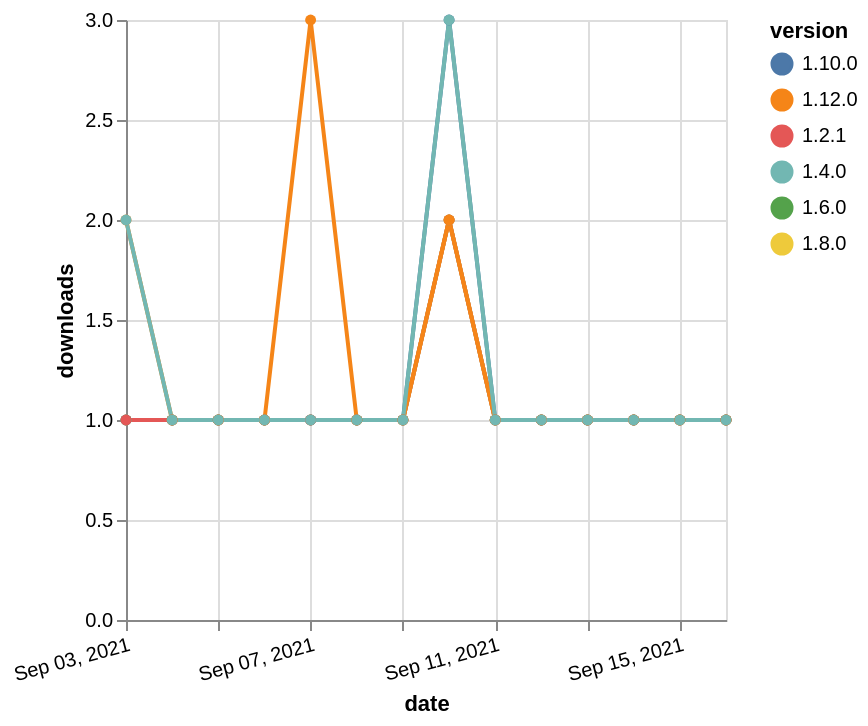

Vega-Lite specification for this chart:
### Vega-Lite specification from a JSON file in a GitHub repository (floating-point values rounded to 4 significant figures)
{"$schema": "https://vega.github.io/schema/vega-lite/v5.json", "description": "A simple bar chart with embedded data.", "data": {"values": [{"date": "2021-09-03", "total": 193, "delta": 1, "version": "1.6.0"}, {"date": "2021-09-04", "total": 194, "delta": 1, "version": "1.6.0"}, {"date": "2021-09-05", "total": 195, "delta": 1, "version": "1.6.0"}, {"date": "2021-09-06", "total": 196, "delta": 1, "version": "1.6.0"}, {"date": "2021-09-07", "total": 197, "delta": 1, "version": "1.6.0"}, {"date": "2021-09-08", "total": 198, "delta": 1, "version": "1.6.0"}, {"date": "2021-09-09", "total": 199, "delta": 1, "version": "1.6.0"}, {"date": "2021-09-10", "total": 201, "delta": 2, "version": "1.6.0"}, {"date": "2021-09-11", "total": 202, "delta": 1, "version": "1.6.0"}, {"date": "2021-09-12", "total": 203, "delta": 1, "version": "1.6.0"}, {"date": "2021-09-13", "total": 204, "delta": 1, "version": "1.6.0"}, {"date": "2021-09-14", "total": 205, "delta": 1, "version": "1.6.0"}, {"date": "2021-09-15", "total": 206, "delta": 1, "version": "1.6.0"}, {"date": "2021-09-16", "total": 207, "delta": 1, "version": "1.6.0"}, {"date": "2021-09-03", "total": 171, "delta": 1, "version": "1.8.0"}, {"date": "2021-09-04", "total": 172, "delta": 1, "version": "1.8.0"}, {"date": "2021-09-05", "total": 173, "delta": 1, "version": "1.8.0"}, {"date": "2021-09-06", "total": 174, "delta": 1, "version": "1.8.0"}, {"date": "2021-09-07", "total": 175, "delta": 1, "version": "1.8.0"}, {"date": "2021-09-08", "total": 176, "delta": 1, "version": "1.8.0"}, {"date": "2021-09-09", "total": 177, "delta": 1, "version": "1.8.0"}, {"date": "2021-09-10", "total": 179, "delta": 2, "version": "1.8.0"}, {"date": "2021-09-11", "total": 180, "delta": 1, "version": "1.8.0"}, {"date": "2021-09-12", "total": 181, "delta": 1, "version": "1.8.0"}, {"date": "2021-09-13", "total": 182, "delta": 1, "version": "1.8.0"}, {"date": "2021-09-14", "total": 183, "delta": 1, "version": "1.8.0"}, {"date": "2021-09-15", "total": 184, "delta": 1, "version": "1.8.0"}, {"date": "2021-09-16", "total": 185, "delta": 1, "version": "1.8.0"}, {"date": "2021-09-03", "total": 210, "delta": 1, "version": "1.10.0"}, {"date": "2021-09-04", "total": 211, "delta": 1, "version": "1.10.0"}, {"date": "2021-09-05", "total": 212, "delta": 1, "version": "1.10.0"}, {"date": "2021-09-06", "total": 213, "delta": 1, "version": "1.10.0"}, {"date": "2021-09-07", "total": 214, "delta": 1, "version": "1.10.0"}, {"date": "2021-09-08", "total": 215, "delta": 1, "version": "1.10.0"}, {"date": "2021-09-09", "total": 216, "delta": 1, "version": "1.10.0"}, {"date": "2021-09-10", "total": 219, "delta": 3, "version": "1.10.0"}, {"date": "2021-09-11", "total": 220, "delta": 1, "version": "1.10.0"}, {"date": "2021-09-12", "total": 221, "delta": 1, "version": "1.10.0"}, {"date": "2021-09-13", "total": 222, "delta": 1, "version": "1.10.0"}, {"date": "2021-09-14", "total": 223, "delta": 1, "version": "1.10.0"}, {"date": "2021-09-15", "total": 224, "delta": 1, "version": "1.10.0"}, {"date": "2021-09-16", "total": 225, "delta": 1, "version": "1.10.0"}, {"date": "2021-09-03", "total": 254, "delta": 1, "version": "1.2.1"}, {"date": "2021-09-04", "total": 255, "delta": 1, "version": "1.2.1"}, {"date": "2021-09-05", "total": 256, "delta": 1, "version": "1.2.1"}, {"date": "2021-09-06", "total": 257, "delta": 1, "version": "1.2.1"}, {"date": "2021-09-07", "total": 258, "delta": 1, "version": "1.2.1"}, {"date": "2021-09-08", "total": 259, "delta": 1, "version": "1.2.1"}, {"date": "2021-09-09", "total": 260, "delta": 1, "version": "1.2.1"}, {"date": "2021-09-10", "total": 262, "delta": 2, "version": "1.2.1"}, {"date": "2021-09-11", "total": 263, "delta": 1, "version": "1.2.1"}, {"date": "2021-09-12", "total": 264, "delta": 1, "version": "1.2.1"}, {"date": "2021-09-13", "total": 265, "delta": 1, "version": "1.2.1"}, {"date": "2021-09-14", "total": 266, "delta": 1, "version": "1.2.1"}, {"date": "2021-09-15", "total": 267, "delta": 1, "version": "1.2.1"}, {"date": "2021-09-16", "total": 268, "delta": 1, "version": "1.2.1"}, {"date": "2021-09-03", "total": 130, "delta": 2, "version": "1.12.0"}, {"date": "2021-09-04", "total": 131, "delta": 1, "version": "1.12.0"}, {"date": "2021-09-05", "total": 132, "delta": 1, "version": "1.12.0"}, {"date": "2021-09-06", "total": 133, "delta": 1, "version": "1.12.0"}, {"date": "2021-09-07", "total": 136, "delta": 3, "version": "1.12.0"}, {"date": "2021-09-08", "total": 137, "delta": 1, "version": "1.12.0"}, {"date": "2021-09-09", "total": 138, "delta": 1, "version": "1.12.0"}, {"date": "2021-09-10", "total": 140, "delta": 2, "version": "1.12.0"}, {"date": "2021-09-11", "total": 141, "delta": 1, "version": "1.12.0"}, {"date": "2021-09-12", "total": 142, "delta": 1, "version": "1.12.0"}, {"date": "2021-09-13", "total": 143, "delta": 1, "version": "1.12.0"}, {"date": "2021-09-14", "total": 144, "delta": 1, "version": "1.12.0"}, {"date": "2021-09-15", "total": 145, "delta": 1, "version": "1.12.0"}, {"date": "2021-09-16", "total": 146, "delta": 1, "version": "1.12.0"}, {"date": "2021-09-03", "total": 346, "delta": 2, "version": "1.4.0"}, {"date": "2021-09-04", "total": 347, "delta": 1, "version": "1.4.0"}, {"date": "2021-09-05", "total": 348, "delta": 1, "version": "1.4.0"}, {"date": "2021-09-06", "total": 349, "delta": 1, "version": "1.4.0"}, {"date": "2021-09-07", "total": 350, "delta": 1, "version": "1.4.0"}, {"date": "2021-09-08", "total": 351, "delta": 1, "version": "1.4.0"}, {"date": "2021-09-09", "total": 352, "delta": 1, "version": "1.4.0"}, {"date": "2021-09-10", "total": 355, "delta": 3, "version": "1.4.0"}, {"date": "2021-09-11", "total": 356, "delta": 1, "version": "1.4.0"}, {"date": "2021-09-12", "total": 357, "delta": 1, "version": "1.4.0"}, {"date": "2021-09-13", "total": 358, "delta": 1, "version": "1.4.0"}, {"date": "2021-09-14", "total": 359, "delta": 1, "version": "1.4.0"}, {"date": "2021-09-15", "total": 360, "delta": 1, "version": "1.4.0"}, {"date": "2021-09-16", "total": 361, "delta": 1, "version": "1.4.0"}]}, "width": "container", "mark": {"type": "line", "point": {"filled": true}}, "encoding": {"x": {"field": "date", "type": "temporal", "timeUnit": "yearmonthdate", "title": "date", "axis": {"labelAngle": -15}}, "y": {"field": "delta", "type": "quantitative", "title": "downloads"}, "color": {"field": "version", "type": "nominal"}, "tooltip": {"field": "delta"}}}
